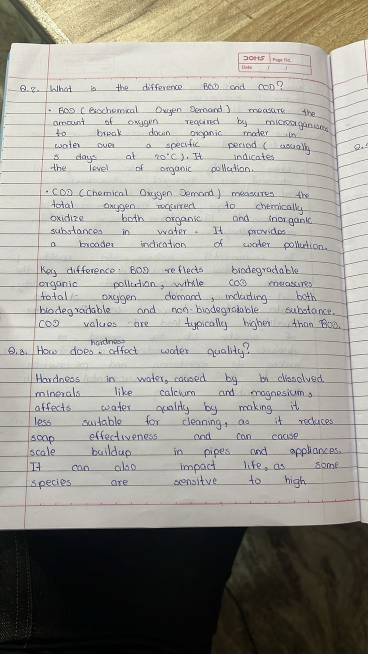
#> input picture input/download (5).jpg, 736 x 1308 px (shown at 1/2 size)
$ python image_preprocessing.py
#> lines starting #> are read from the running program, lines starting #| are printed output that depends on the picture; after the words box and inside, x2 and y2 are one past the last pixel; in counts of white or black regions, pixels touching at a corner belong together
import os
import cv2
import numpy as np

OUTPUT_DIR = "output"


def load_image(path: str) -> np.ndarray:
    image = cv2.imread(path)
    if image is None:
        raise FileNotFoundError(f"Could not load image: {path}")
    return image


def resize_image(image: np.ndarray, width: int = 1200) -> np.ndarray:
    h, w = image.shape[:2]
    return cv2.resize(image, (width, int(h * (width / w)))) if w > width else image


def remove_shadows(gray: np.ndarray) -> np.ndarray:
    dilated = cv2.dilate(gray, np.ones((7, 7), np.uint8))
    bg = cv2.medianBlur(dilated, 21)
    diff = 255 - cv2.absdiff(gray, bg)
    return cv2.normalize(diff, None, 0, 255, cv2.NORM_MINMAX)


def fix_orientation(image: np.ndarray) -> np.ndarray:
    gray = cv2.cvtColor(image, cv2.COLOR_BGR2GRAY) if len(image.shape) == 3 else image
    pts = np.column_stack(np.where(gray < 200))
    if len(pts) == 0:
        return image
    angle = cv2.minAreaRect(pts)[-1]
    angle = -(90 + angle) if angle < -45 else (90 - angle if angle > 45 else angle)
    if abs(angle) < 0.5 or abs(angle) > 45:
        return image
    h, w = image.shape[:2]
    M = cv2.getRotationMatrix2D((w // 2, h // 2), angle, 1.0)
    return cv2.warpAffine(image, M, (w, h), flags=cv2.INTER_CUBIC, borderMode=cv2.BORDER_REPLICATE)


deskew = fix_orientation


def order_points(pts: np.ndarray) -> np.ndarray:
    pts = pts.reshape(4, 2)
    rect = np.zeros((4, 2), dtype="float32")
    s, diff = pts.sum(axis=1), np.diff(pts, axis=1)
    rect[0], rect[2] = pts[np.argmin(s)], pts[np.argmax(s)]
    rect[1], rect[3] = pts[np.argmin(diff)], pts[np.argmax(diff)]
    return rect


def detect_document(image: np.ndarray, min_area_ratio: float = 0.15) -> np.ndarray | None:
    resized = resize_image(image)
    gray = cv2.cvtColor(resized, cv2.COLOR_BGR2GRAY)
    blur = cv2.GaussianBlur(gray, (5, 5), 0)
    edges = cv2.Canny(blur, 50, 150)
    contours, _ = cv2.findContours(edges, cv2.RETR_EXTERNAL, cv2.CHAIN_APPROX_SIMPLE)

    img_area = resized.shape[0] * resized.shape[1]
    scale = image.shape[1] / resized.shape[1]
    for c in sorted(contours, key=cv2.contourArea, reverse=True)[:5]:
        if cv2.contourArea(c) < min_area_ratio * img_area:
            break
        approx = cv2.approxPolyDP(c, 0.02 * cv2.arcLength(c, True), True)
        if len(approx) == 4:
            return (approx.reshape(4, 2) * scale).astype("float32")
    return None


def perspective_correct(image: np.ndarray, pts: np.ndarray) -> np.ndarray:
    rect = order_points(pts)
    (tl, tr, br, bl) = rect
    w = int(max(np.linalg.norm(br - bl), np.linalg.norm(tr - tl)))
    h = int(max(np.linalg.norm(tr - br), np.linalg.norm(tl - bl)))
    dst = np.array([[0, 0], [w - 1, 0], [w - 1, h - 1], [0, h - 1]], dtype="float32")
    return cv2.warpPerspective(image, cv2.getPerspectiveTransform(rect, dst), (w, h))


def enhance_image(image: np.ndarray) -> np.ndarray:
    gray = cv2.cvtColor(image, cv2.COLOR_BGR2GRAY) if len(image.shape) == 3 else image
    return remove_shadows(gray)


def create_threshold(image: np.ndarray) -> np.ndarray:
    blur = cv2.bilateralFilter(image, 9, 75, 75)
    _, thresh = cv2.threshold(blur, 0, 255, cv2.THRESH_BINARY + cv2.THRESH_OTSU)
    return thresh


def preprocess(image_path: str, output_dir: str = OUTPUT_DIR) -> tuple[np.ndarray, np.ndarray]:
    os.makedirs(output_dir, exist_ok=True)
    img = load_image(image_path)
#> in load_image, image is the input picture: shape (1308, 736, 3); mean B, G, R 149.7, 156.9, 159.2
    doc = detect_document(img)
#> in detect_document, `gray = cv2.cvtColor(resized, cv2.COLOR_BGR2GRAY)`:
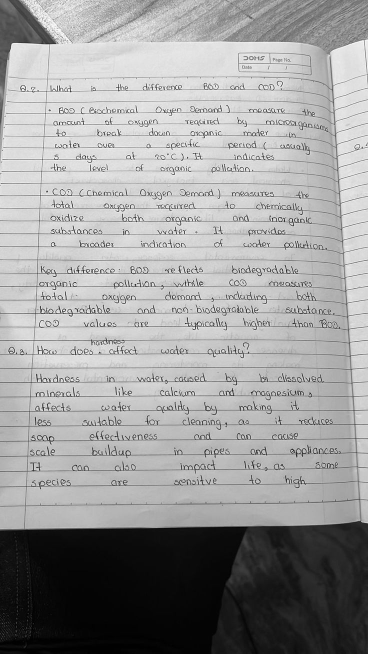
#> gray: shape (1308, 736) (shown at 1/2 size); min 0, max 255, mean 156.8
#> in detect_document, `edges = cv2.Canny(blur, 50, 150)`:
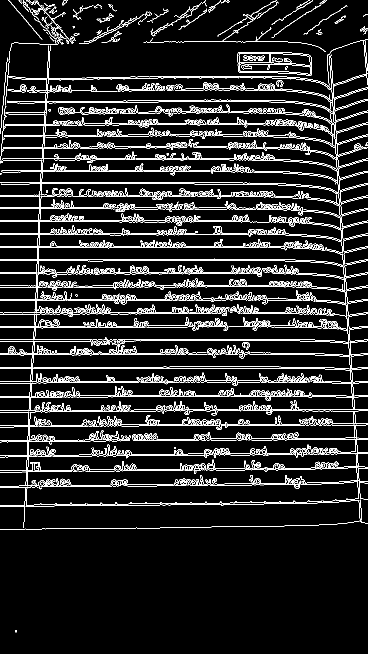
#> edges: shape (1308, 736) (shown at 1/2 size); 9.1% white in thin lines or dots
#> in detect_document, `contours, _ = cv2.findContours(edges, cv2.RETR_EXTERNAL, cv2.CHAIN_APP..`: contours = 307 contours, 189 with area under 20; largest, box (x1, y1, x2, y2) and area: (0, 79, 688, 531) 127432, (0, 634, 736, 1003) 44525, (475, 104, 624, 152) 6003, (0, 520, 693, 627) 3908, (0, 609, 378, 692) 1776
#> the loop in detect_document, `for c in sorted(contours, key=cv2.contourArea, reverse=True)[:5]:` made 1 pass
    corrected = perspective_correct(img, doc) if doc is not None else img
    enhanced = enhance_image(corrected)
#> in remove_shadows, `dilated = cv2.dilate(gray, np.ones((7, 7), np.uint8))`:
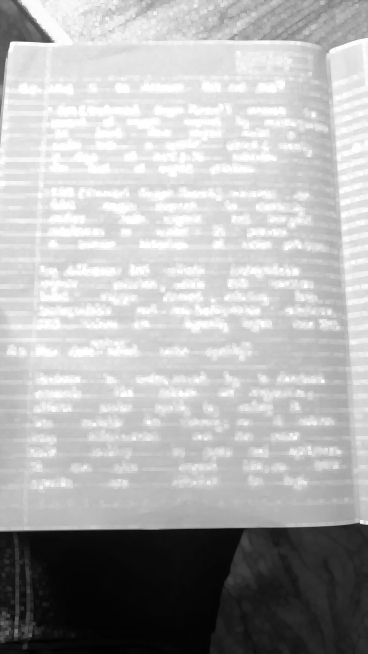
#> dilated: shape (1308, 736) (shown at 1/2 size); min 1, max 255, mean 177
#> in remove_shadows, `diff = 255 - cv2.absdiff(gray, bg)`:
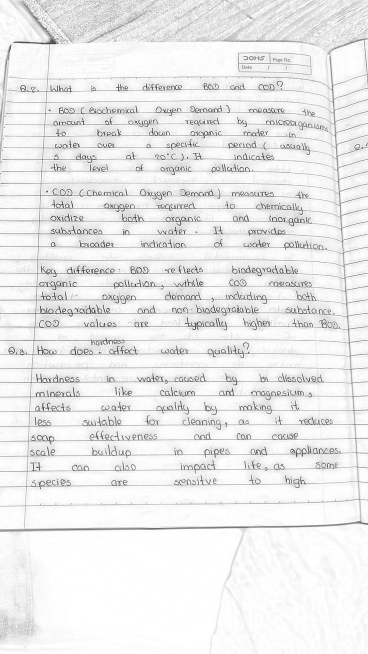
#> diff: shape (1308, 736) (shown at 1/2 size); min 4, max 255, mean 235.4
    deskewed = fix_orientation(enhanced)
#> in fix_orientation, `pts = np.column_stack(np.where(gray < 200))`: pts = 86906 pairs, first value 0 to 1279, second value 0 to 735
#> in fix_orientation, `angle = cv2.minAreaRect(pts)[-1]`: angle = -90
#> in fix_orientation, `angle = -(90 + angle) if angle < -45 else (90 - angle if angle > 45 el..`: angle = 0
    threshold = create_threshold(deskewed)
#> in create_threshold, `_, thresh = cv2.threshold(blur, 0, 255, cv2.THRESH_BINARY + cv2.THRESH..`:
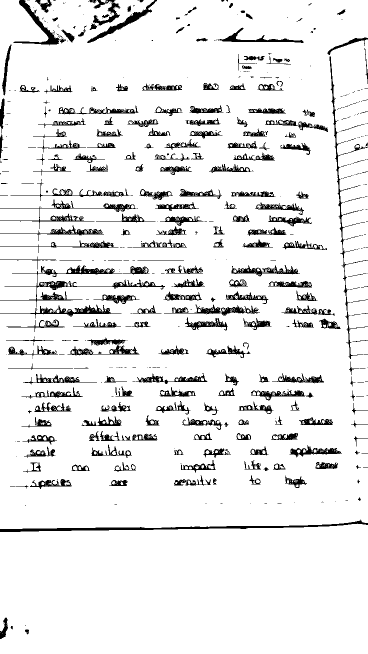
#> thresh: shape (1308, 736) (shown at 1/2 size); 91.4% white; 768 black regions (538 under 20 px), largest, box (x1, y1, x2, y2) and area: (0, 1039, 736, 1064) 3412, (0, 531, 330, 615) 3349, (659, 112, 736, 718) 2210

    cv2.imwrite(os.path.join(output_dir, "original_corrected.jpg"), corrected)
    cv2.imwrite(os.path.join(output_dir, "enhanced_gray.jpg"), enhanced)
    cv2.imwrite(os.path.join(output_dir, "threshold.jpg"), threshold)
    return deskewed, threshold


if __name__ == "__main__":
    sample_path = os.path.join("input", "download (5).jpg")
    if os.path.exists(sample_path):
        preprocess(sample_path)

$ run again, with input/404c8c6c_bad handwriting but f it, we ball😮_💨.jpg copied over input/download (5).jpg
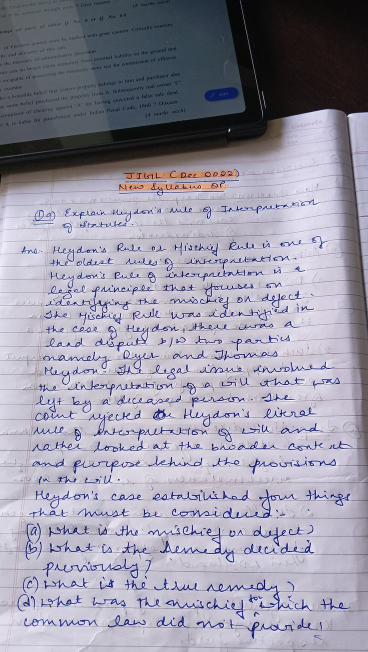
#> input picture input/404c8c6c_bad handwriting but f it, we ball😮_💨.jpg, 736 x 1303 px (shown at 1/2 size)
#> in load_image, image is the input picture: shape (1303, 736, 3); mean B, G, R 165.5, 150.6, 152.8
#> in detect_document, `edges = cv2.Canny(blur, 50, 150)`:
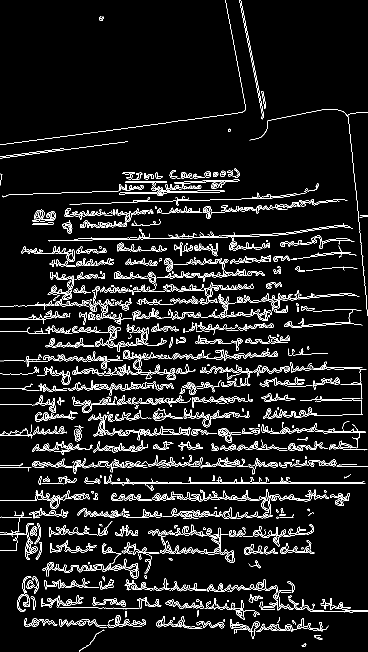
#> edges: shape (1303, 736) (shown at 1/2 size); 7.1% white in thin lines or dots
#> contours = 607 contours, 343 with area under 20; largest, box (x1, y1, x2, y2) and area: (402, 588, 544, 642) 960, (233, 700, 352, 760) 901, (208, 853, 381, 881) 804, (399, 565, 508, 609) 802, (0, 981, 179, 1018) 762
#> the loop in detect_document, `for c in sorted(contours, key=cv2.contourArea, reverse=True)[:5]:` made 1 pass
#> pts = 93176 pairs, first value 0 to 1302, second value 0 to 735
#> in fix_orientation, `angle = cv2.minAreaRect(pts)[-1]`: angle = -90
#> in fix_orientation, `angle = -(90 + angle) if angle < -45 else (90 - angle if angle > 45 el..`: angle = 0
#> in create_threshold, `_, thresh = cv2.threshold(blur, 0, 255, cv2.THRESH_BINARY + cv2.THRESH..`:
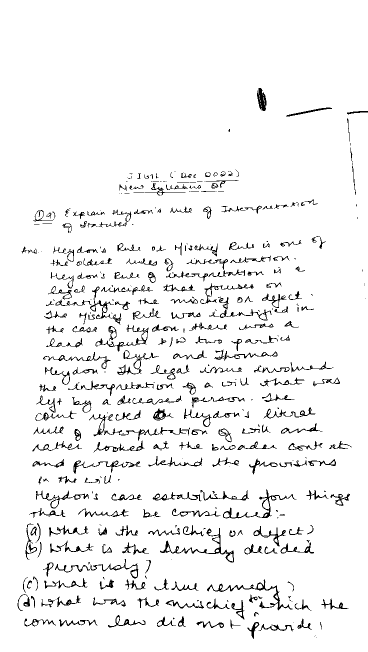
#> thresh: shape (1303, 736) (shown at 1/2 size); 94.8% white; black in thin lines or dots, all inside (x1, y1, x2, y2) = (35, 176, 736, 1278)
